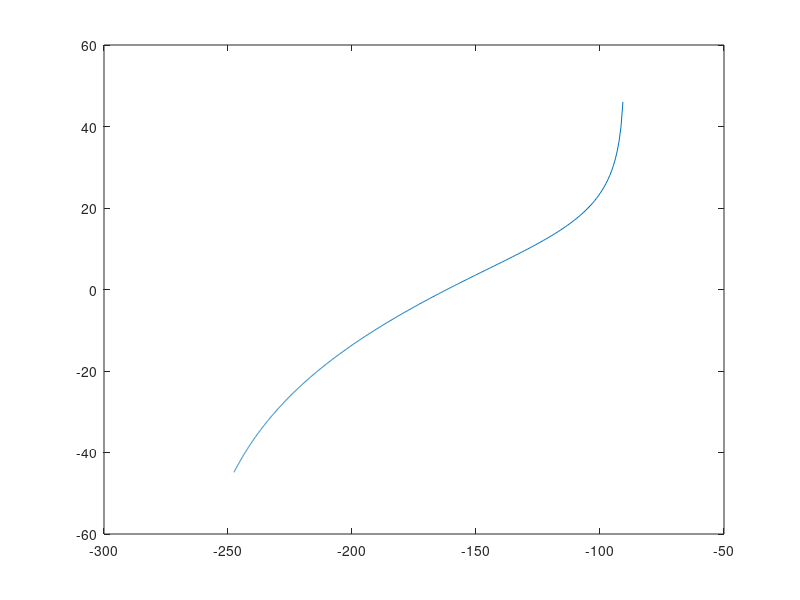

Recreate this plot in MATLAB.
n=[6];
d=[1 4 3 0];
g=tf(n,d)
g1=g/(g+1)
nichols(g1);
%% El codigo normal
%%
clc; clear all; close all;
w=0:0.01:10;
f1=2;
mag1=20*log10(abs(f1))*ones(1,length(w));
arg1=180/pi*angle(f1)*ones(1,length(w));
f2=1./(w.*i);
mag2=20*log10(abs(f2));
arg2=180/pi*angle(f2);
f3=1./(1+w.*i);
mag3=20*log10(abs(f3));
arg3=180/pi*angle(f3);
f4=1./((w.*i)./3+1);
mag4=20*log10(abs(f4));
arg4=180/pi*angle(f4);
mags=mag1+mag3+mag2+mag4;
args=arg1+arg3+arg2+arg4;
for i=1:length(w)
    fprintf("w=%6.2f Ganancia=%6.2f Fase=%6.2f\n",w(i),mag1(i),arg1(i))
    fprintf("w=%6.2f Ganancia=%6.2f Fase=%6.2f\n",w(i),mag2(i),arg2(i))
    fprintf("w=%6.2f Ganancia=%6.2f Fase=%6.2f\n",w(i),mag3(i),arg3(i))
    fprintf("w=%6.2f Ganancia=%6.2f Fase=%6.2f\n",w(i),mag4(i),arg4(i))
    fprintf("w=%6.2f GananciaT=%6.2f FaseT=%6.2f\n",w(i),mags(i),args(i))
    fprintf("------------------------------------\n")
end
plot(args,mags);
%para graficar el bode
%semilogx(arg4)
